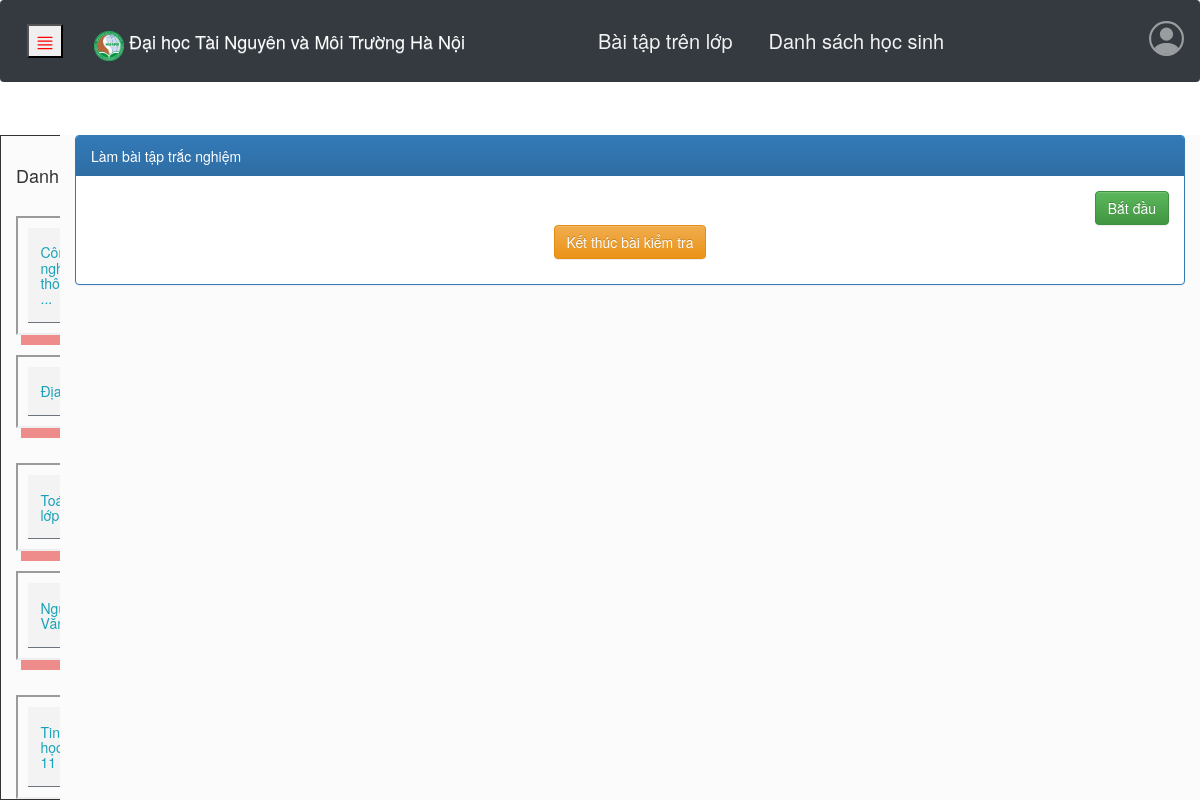
Screenshot of /main_page/Trang_bai_tap/Trangbaitap.php?userid=15 (signed in) with the database file from the repository.
### tables this page shows
CREATE TABLE `class_list` (
  `class_id` int(11) DEFAULT NULL,
  `user_id` int(11) DEFAULT NULL,
  `lecturer` varchar(255) DEFAULT NULL
);

CREATE TABLE `classes` (
  `id` int(11) NOT NULL,
  `class_name` varchar(120) NOT NULL,
  `class_title` varchar(120) DEFAULT NULL,
  `class_code` varchar(6) NOT NULL,
  `lecturer` varchar(255) DEFAULT NULL
);

### main_page/Trang_bai_tap/Trangbaitap.php (the view, shortened to what this page needs)
<?php
if (isset($_SESSION["email"]) && !empty($_SESSION["email"])) {
  require_once "connect.php";
  $user_id = isset($_GET['userid']) ? $_GET['userid'] : null;
  ?>
  <!DOCTYPE html>
  <html lang="en">
  <head>
    <link rel="stylesheet" href="https://maxcdn.bootstrapcdn.com/bootstrap/4.5.2/css/bootstrap.min.css">
    <link rel="stylesheet" href="../css/style_request2.css">
    <link rel="stylesheet" href="../css/Trangmonhoc.css">
    <link rel="stylesheet" href="../css/post.css">
    <link rel="stylesheet" href="https://cdn.jsdelivr.net/npm/bootstrap@3.3.7/dist/css/bootstrap.min.css"
>
    <link rel="stylesheet" href="https://cdn.jsdelivr.net/npm/bootstrap@3.3.7/dist/css/bootstrap-theme.min.css"
>
  </head>
  <body>
    <table width="100%">
      <tr>
        <td colspan="3">
          <div class="fixed-div">
            <nav class="navbar navbar-expand-sm navbar-dark bg-dark">
              <div id="main">
                <button class="openbtn" onclick="openNav()">
                   </button>
              </div>
              <a class="navbar-brand"
                href="../TrangNguoiDung.php?username=<?php echo isset($_GET['username']) ? $_GET['username'] : ''; ?>&userid=<?php echo isset($_GET['userid']) ? $_GET['userid'] : ''; ?>">
                <img src="../image/HUNRE_logo.png" width="30" height="30" class="d-inline-block align-top" alt="">
                Đại học Tài Nguyên và Môi Trường Hà Nội
              </a>
              <div class="topnav">
                <?php
                $userid = isset($_GET['userid']) ? $_GET['userid'] : '';
                $id = $_GET['id'];
                ?>
                <a class="nav-item" href="../Trangbaitap.php?id=<?php echo $id ?>&&userid=<?php echo $userid ?>"">Bài tập trên lớp</a>
                           <a href=" ../classlist.php?id=<?php echo $id ?>&&userid=<?php echo $userid ?>">Danh sách
                  học sinh</a>
              </div>
              <ul class="navbar-nav ml-auto">
                <li class="nav-item dropdown">
                  <a class="nav-link avatar " data-toggle="dropdown" aria-haspopup="true" aria-expanded="false">
                  </a>
                </li>
              </ul>
            </nav>
          </div>
        </td>
      </tr>
      <tr class="box-left">
        <td width="20%" ; height="100%" valign="top" padding-top="20px" overflow-y=" scroll">
          <div class="left">
            <div class="container-fluid">
              <div class="content">
                <h4>Danh sách lớp</h4>
                <div class="row">
                  <?php
                  $get_classid = "SELECT `class_id` FROM `class_list` WHERE `class_list`.`user_id` = $user_id;";
                  $result = $connection->query($get_classid);
                  while ($row = $result->fetch_assoc()) {
                    ?>
                    <div class="col-xl-5item col-4item col-3item col-sm-6 cel">
                      <div class="ccard cardColor_shadow">
                        <div class="card-header border-secondary">
                          <h4 class="card-title">
                            <a href="../Trangmonhoc.php?id=<?php echo $row['class_id']; ?>&&userid=<?php $user_id = $_GET['userid'];
                               echo $user_id; ?>">
                              <h5 class="card-title text-info">
                                <?php
                                $sql = "SELECT * from `classes` where `id` = $row[class_id];";
                                $result1 = mysqli_query($connection, $sql) or die(mysqli_error($connection));
                                $row1 = mysqli_fetch_array($result1);
                                if (strlen($row1["class_name"]) >= 20) {
                                  echo mb_substr($row1["class_name"], 0, 15, 'UTF-8') . " ... ";
                                } else {
                                  echo $row1["class_name"];
                                }
                                ?>
                              </h5>
                            </a>
                          </h4>
                        </div>
                      </div>
                    </div>
                    <?php
                  }
                  ?>
                </div>
              </div>
            </div>
          </div>
        </td>
        <td width="80%" valign="top">
          <div class="content">
            <div class="container">
              <div class="panel-group">
                <div class="panel panel-primary">
                  <div class="panel-heading">Làm bài tập trắc nghiệm</div>
                  <div class="panel-body">
                    <div class="row">
                      <div class="col-sm-12 text-right">
                        <button type="button" name="button" class="btn btn-success" id="btnStart">Bắt đầu</button>
                      </div>
                    </div>
                    <div class="row">
                      <div class="col-sm-12 text-center">
                        <button type="button" class="btn btn-warning" id="btnFinish">Kết thúc bài kiểm tra</button>
                      </div>
                    </div>
                    <div class="row">
                      <div class="col-sm-12 text-center">
                      </div>
                    </div>
                  </div>
                </div>
              </div>
            </div>
          </div>
        </td>
      </tr>
    </table>
  </body>
  </html>
  <?php
} else {
  header("Location: .../sign_up_in/Login.php");
}
?>

### main_page/css/style_request2.css (style rules this page uses)
.avatar { font-size: 35px; margin-bottom: 5px; }
.openbtn { font-size: 20px; color:red; }
#main { transition: margin-left .5s; padding: 16px; }
.container-fluid { margin-top: 20px; }
.cel { margin-top: 20px; }
.container { padding-left: 40px; padding-right: 40px; background-color: #fbfbfb; overflow-y: scroll; height: 665px; border-radius: 1px solid #333; position: fixed; right: 0; bottom: 0; width: 75%; z-index: -1; }
.container { background-color: #fbfbfb; overflow-y: scroll; border-radius: 1px solid #333; z-index: -1; }

### main_page/css/Trangmonhoc.css (style rules this page uses)
.topnav a { color: #f2f2f2; padding: 14px 16px; text-decoration: none; font-size: 20px; }
.topnav { margin:auto; }
div.left { background-color: #fbfbfb; padding: 0px; overflow-y: scroll; height: 665px; border: 1px solid #333; position: fixed; left: 0; bottom: 0; width: 20%; z-index: -1; }
.fixed-div { position: fixed; right: 0; left: 0; top: 0; z-index: 999; }

### main_page/css/post.css (style rules this page uses)
.cardColor_shadow { border: 2px inset; padding: 10px; box-shadow: 5px 10px #EE8C8B; }

### rows the page displays
class_list: class.class_name "Công nghệ thông"
class_list: class.class_name "Địa…"
class_list: class.class_name "Toán lớp…"
class_list: class.class_name "Ngữ Văn"
class_list: class.class_name "Tin học 11"
